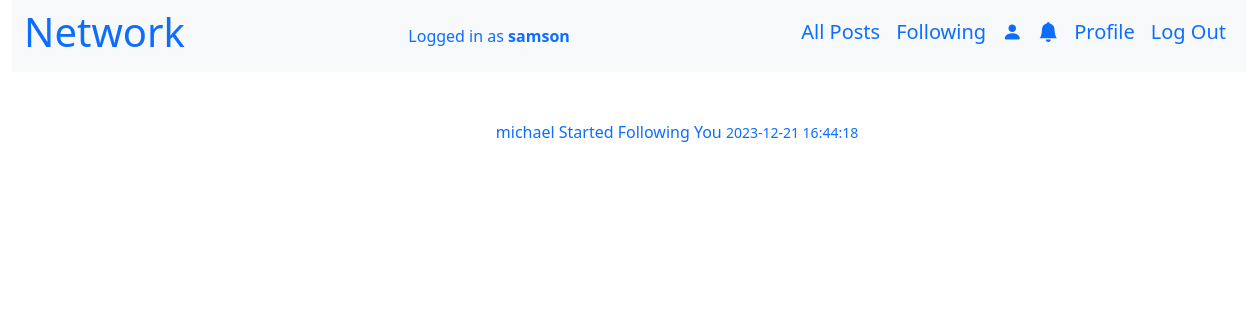
Page /get_notification (signed in) on the committed database.
### network/models.py (models this page shows, shortened)
class User(AbstractUser):
    pass

class Notification(models.Model):
    user = models.ForeignKey(User,on_delete=models.CASCADE)
    content = models.TextField()
    type = models.TextField(null=True)
    post = models.ForeignKey(Post,null=True,on_delete=models.SET_NULL)
    timestamp = models.DateTimeField(auto_now_add=True)
    is_read = models.BooleanField(default=False)

### network/views.py (the view, shortened to what this page needs)
# urls.py: path("get_notification",views.get_notification,name="get_notification"),
@login_required
def get_notification(request):
    if request.method == "GET":
        user = request.user
        notifications = Notification.objects.filter(user=user,is_read=False)
        notifications.order_by("-timestamp").all()
        return render(request,"network/notification.html",{"notification":notifications})
    else:
        return JsonResponse({'status':'error',"message":"Method not allowed"},status=405)

### network/templates/network/notification.html
{% extends "network/layout.html" %}
{% block body %}
<div class="container-fluid m5">
{% for note in notification %}
<div class="container-fluid mb-3 text-primary text-center" onclick="view_note('{{ note.id }}')" >
    {% if note.type == "post" %}
    <a href="{% url 'get_post' post_id=note.post.id %}" class="nav-link">
        {{ note.content }}
        <small> {{ note.timestamp |date:"Y-m-d H:i:s" }}</small>
    </a>
    {% else %}
    <a href="{% url 'get_all_user'%}" class="nav-link">
        {{ note.content }}
        <small> {{ note.timestamp |date:"Y-m-d H:i:s" }}</small>
    </a>
    {% endif %}
</div>
{% empty %}
<h6 class="text-center h4">You have No Notification</h6>
{% endfor %}
</div>
{% endblock %}

### network/templates/network/layout.html (shortened to what this page needs)
{% load static %}
<!DOCTYPE html>
<html lang="en">
    <head>
        <link href="https://cdn.jsdelivr.net/npm/bootstrap@5.3.2/dist/css/bootstrap.min.css" rel="stylesheet">
    </head>
        <link rel="stylesheet" href="https://cdn.jsdelivr.net/npm/bootstrap-icons@1.11.2/font/bootstrap-icons.min.css">
        <link href="{% static 'network/styles.css' %}" rel="stylesheet">
    </head>
    <body>
      <div class="container-fluid">
        <nav class="navbar navbar-expand bg-light">
            <div class="container-fluid">
            <h3 class="h1 text-primary">Network</h3>
            {% if user.is_authenticated %}
                <a class="nav-link text-primary " href="#"> Logged in as<strong> {{ user.username }}</strong></a>
        {% endif %}
              <ul class="navbar-nav mr-auto ">
                {% if user.is_authenticated %}
                <li class="nav-item h5">
                    <a class="nav-link text-primary" href="{% url 'index' %}">All Posts</a>
                  </li>
                    <li class="nav-item h5">
                        <a class="nav-link text-primary" href="{% url 'get_friends_post' %}">Following</a>
                    </li>
                    <li class="nav-item h5">
                        <a class="nav-link text-primary" href="{% url 'get_all_user' %}"><i class="bi bi-person-fill text-primary"></i></a>
                    </li>
                    <li class="nav-item h5">
                        <a class="nav-link text-primary" href="{% url 'get_notification' %}"><i class="bi bi-bell-fill text-primary"></i></a>
                    </li>
                    <li class="nav-item h5">
                        <a class="nav-link text-primary" href="{% url 'get_profile' user_id=user.id %}"><span class="notification">Profile</a>
                    </li>
                    <li class="nav-item h5">
                        <a class="nav-link text-primary" href="{% url 'logout' %}">Log Out</a>
                    </li>
                {% endif %}
              </ul>
            </div>
          </nav>
        </div>
        <div class="container-fluid m-5">
            {% block body %}
            {% endblock %}
        </div>
    </body>
</html>

### rows in the picture
User: username "samson"
Notification: content "michael Started Following You", timestamp "2023-12-21 16:44:18"
